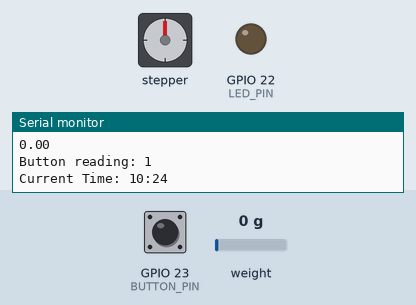
The sketch below on a simulated ESP32. Shown: stepper motor, output pins drawn as LEDs (lit = HIGH), the last lines printed to the serial monitor. Inputs (shaded band) come from the test bench; at power-on: GPIO 23 (BUTTON_PIN) HIGH, weight on the scale 0 g. WiFi joins after 1.5 s; servers stay silent unless stated; the local clock reads 2024-03-15 10:24:30 at power-on unless the sketch sets it; stepper angles assume 2048 steps per turn.

Above: at 3.2 s.
3.3 s: GPIO 23 (BUTTON_PIN) pulled LOW for 1.4 s
8.5 s: GPIO 23 (BUTTON_PIN) pulled LOW for 3.2 s
At 10.97 s:
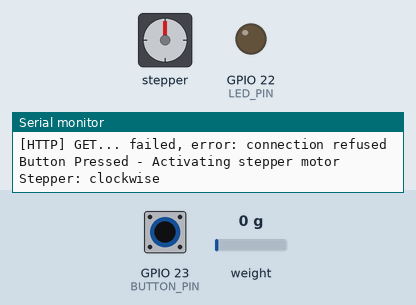
At 11.59 s:
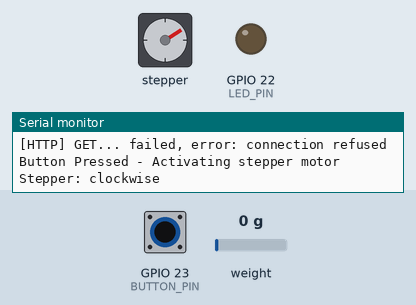
Timing chart, 0 to 16.3 s (numbered marks = the images above; inputs shaded):
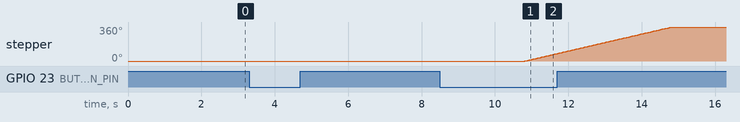

Measured:
- after the input at 8.5 s, stepper: turns 360° clockwise in 4.0 s, starting after 2.3 s

The sketch:

DierenHonger-ESP.ino
```cpp
#include <Arduino.h>
#include "WiFiConfig.h"
#include "ButtonHandler.h"
#include "ServerCommunication.h" // Include your server communication header
#include "HX711Handler.h"
#include "StepperMotorHandler.h"
#include "LEDControl.h"

#include <HTTPClient.h>          // Include HTTPClient
#include <ArduinoJson.h>         // Include ArduinoJson for JSON handling
#include <time.h>                // Include time.h for NTP time synchronization

#define BUTTON_PIN 23
#define LED_PIN 22

// Global variables
unsigned long lastHttpRequest = 0;
unsigned long httpInterval = 5000;  // Check LED state every 5 seconds
unsigned long lastWeightRequest = 0;
unsigned long weightInterval = 10000; // Send weight every 60 seconds
unsigned long lastFeedingCheck = 0; // Declare lastFeedingCheck
unsigned long feedingCheckInterval = 60000; // Declare feedingCheckInterval (e.g., 60 seconds)
HX711Handler scale(19, 18);

// State variables
bool feedingTriggered = false; // State variable to track if feeding has been triggered
String feedingTimes[3]; // Declare an array for feeding times (adjust size as needed)

String getCurrentTime() {
    struct tm timeinfo;
    if (!getLocalTime(&timeinfo)) {
        Serial.println("Failed to obtain time");
        return "00:00"; // Return default time if NTP fails
    }

    // Format time as HH:MM
    char timeString[6];
    strftime(timeString, sizeof(timeString), "%H:%M", &timeinfo);
    return String(timeString);
}


void setup() {
    pinMode(BUTTON_PIN, INPUT_PULLUP);
    pinMode(LED_PIN, OUTPUT);
    Serial.begin(115200);

    setupWiFi();
    scale.begin();
    setupStepperMotor();

    // Configure NTP for time synchronization
    int gmtOffset_sec = 2 * 3600;  // Offset for your timezone (UTC +2)
    int daylightOffset_sec = 0;    // Set to 3600 if daylight saving is active, otherwise 0

    configTime(gmtOffset_sec, daylightOffset_sec, "pool.ntp.org", "time.nist.gov"); // NTP servers

    // Wait for time to be synchronized
    struct tm timeinfo;
    if (!getLocalTime(&timeinfo)) {
        Serial.println("Failed to obtain time");
        return;
    }
}

void loop() {
    // Print the current time to the Serial Monitor every second
    String currentTime = getCurrentTime();
    Serial.println("Current Time: " + currentTime); // Added line to print current time

    // Check LED state every 5 seconds
    if (millis() - lastHttpRequest >= httpInterval) {
        get_remote_led_state();
        lastHttpRequest = millis();
    }

    // Fetch feeding times every minute
    if (millis() - lastFeedingCheck >= feedingCheckInterval) {
        fetchFeedingTimes();
        lastFeedingCheck = millis();
        feedingTriggered = false; // Reset when new feeding times are fetched
    }

// Check feeding times against current time (only compare HH:MM)
for (int i = 0; i < sizeof(feedingTimes) / sizeof(feedingTimes[0]); i++) {
    // Ensure the current time is an exact match and that feeding hasn't been triggered for this time
    if (currentTime == feedingTimes[i] && !feedingTriggered) {
        Serial.println("Feeding time matched: " + feedingTimes[i]);
        handleStepperMotorMovement();
        delay(5000); // Run motor for 5 seconds
        feedingTriggered = true; // Set state variable to true to prevent re-triggering
        lastFeedingCheck = millis(); // Set this to the current time so the motor doesn't re-trigger in the same minute
        break; // Exit loop after matching feeding time
    }
}

// After feeding has been triggered, reset the state for the next minute
if (millis() - lastFeedingCheck >= 60000) {  // 60 seconds later
    feedingTriggered = false;  // Reset to allow triggering for future feeding times
}

    // Read and print weight from the scale
    if (scale.isReady()) {
        float weight = scale.readWeight();
        Serial.println(weight);

        // Send weight data to the Raspberry Pi every 60 seconds
        if (millis() - lastWeightRequest >= weightInterval) {
            sendWeightToServer(weight);
            lastWeightRequest = millis();
        }
    }

    handleButtonPress();

    delay(1000); // Delay for 1 second to print time once per second
}

void fetchFeedingTimes() {
    if (wifiMulti.run() == WL_CONNECTED) {
        HTTPClient http;
        http.begin("http://rpi-offie.local:8000/feed-schedule/times");
        int httpCode = http.GET();
        if (httpCode > 0 && httpCode == HTTP_CODE_OK) {
            String payload = http.getString();
            // Example: Assume the response is a JSON array of strings
            DynamicJsonDocument doc(1024); // Adjust size as necessary
            deserializeJson(doc, payload);
            for (int i = 0; i < doc.size() && i < 3; i++) {
                // Assuming feeding times are returned in "HH:MM:SS"
                String fullFeedingTime = doc[i].as<String>();
                feedingTimes[i] = fullFeedingTime.substring(0, 5); // Extract HH:MM
                Serial.println("Feeding time: " + feedingTimes[i]);
            }
        } else {
            Serial.printf("[HTTP] GET... failed, error: %s\n", http.errorToString(httpCode).c_str());
        }
        http.end();
    }
}
```

ButtonHandler.cpp
```cpp
#include "ButtonHandler.h"
#include "WiFiConfig.h"
#include "StepperMotorHandler.h"  // Include stepper motor handler
#include <HTTPClient.h>

int lastButtonState = HIGH;
int ledState = LOW;
unsigned long lastDebounceTime = 0;
unsigned long debounceDelay = 50;

void set_remote_button() {
    if (wifiMulti.run() == WL_CONNECTED) {
        HTTPClient http;
        http.begin("http://rpi-offie.local:8000/button_pressed");
        int httpCode = http.GET();
        if (httpCode > 0 && httpCode == HTTP_CODE_OK) {
            String payload = http.getString();
            Serial.println(payload);
        } else {
            Serial.printf("[HTTP] GET... failed, error: %s\n", http.errorToString(httpCode).c_str());
        }
        http.end();
    }
}

void handleButtonPress() {
    int reading = digitalRead(23);  // Read the button state
    Serial.print("Button reading: ");
    Serial.println(reading);  // Debugging button state

    if (reading != lastButtonState) {
        lastDebounceTime = millis();
        Serial.println("Button state changed.");
    }

    if ((millis() - lastDebounceTime) > debounceDelay) {
        if (reading == LOW && ledState == LOW) {  // Button pressed
            ledState = HIGH;
            set_remote_button();
            Serial.println("Button Pressed - Activating stepper motor");

            // Activate stepper motor to dispense food
            handleStepperMotorMovement();
            delay(5000);  // Adjust delay as needed
            Serial.println("Stepper motor activated");

        } else if (reading == HIGH && ledState == HIGH) {  // Button released
            ledState = LOW;
            Serial.println("Button Released - Motor off");
        }
    }
    lastButtonState = reading;
}
```

ButtonHandler.h
```cpp
// ButtonHandler.h

#ifndef BUTTONHANDLER_H
#define BUTTONHANDLER_H

#include <Arduino.h>

extern int lastButtonState;
extern int ledState;
extern unsigned long lastDebounceTime;
extern unsigned long debounceDelay;

void handleButtonPress();
void set_remote_button(); // Function to notify server about button press

#endif
```

HX711Handler.cpp
```cpp
#include "HX711Handler.h"

HX711Handler::HX711Handler(uint8_t dataPin, uint8_t clockPin) : _dataPin(dataPin), _clockPin(clockPin) {}

void HX711Handler::begin() {
    scale.begin(_dataPin, _clockPin);
    scale.set_scale(483.004944); // Adjust this as per your calibration
    scale.tare(20);            // Reset the scale to zero
}

float HX711Handler::readWeight() {
    if (scale.is_ready()) {
        return scale.get_units(1);  // Return the weight
    }
    return NAN;  // If not ready, return 'Not a Number'
}

bool HX711Handler::isReady() {
    return scale.is_ready();
}
```

HX711Handler.h
```cpp
#ifndef HX711_HANDLER_H
#define HX711_HANDLER_H

#include <Arduino.h>
#include "HX711.h"

class HX711Handler {
public:
    HX711Handler(uint8_t dataPin, uint8_t clockPin);

    void begin();
    float readWeight();
    bool isReady();

private:
    HX711 scale;
    uint8_t _dataPin;
    uint8_t _clockPin;
};

#endif
```

LEDControl.cpp
```cpp
#include "LEDControl.h"
#include "WiFiConfig.h"
#include <HTTPClient.h>

int led_state = 0;

void set_led(int led_state) {
    digitalWrite(22, led_state == 1 ? HIGH : LOW); // Set LED pin
}

void get_remote_led_state() {
    if (wifiMulti.run() == WL_CONNECTED) {
        HTTPClient http;
        http.begin("http://rpi-offie.local:8000/get_led_state");
        int httpCode = http.GET();
        if (httpCode > 0 && httpCode == HTTP_CODE_OK) {
            String payload = http.getString();
            led_state = payload.toInt();
            set_led(led_state);
            Serial.println(led_state);
        } else {
            Serial.printf("[HTTP] GET... failed, error: %s\n", http.errorToString(httpCode).c_str());
        }
        http.end();
    }
}
```

LEDControl.h
```cpp
// LEDControl.h

#ifndef LEDCONTROL_H
#define LEDCONTROL_H

#include <Arduino.h>

extern int led_state;

void set_led(int led_state);
void get_remote_led_state();

#endif
```

ServerCommunication.cpp
```cpp
#include "ServerCommunication.h"
#include <HTTPClient.h>

void sendWeightToServer(float weight) {
    if (WiFi.status() == WL_CONNECTED) {
        HTTPClient http;

        String weightStr = String((int)weight);

        String url = "http://rpi-offie.local:8000/weight/" + weightStr;
        http.begin(url);

        int httpResponseCode = http.GET();

        if (httpResponseCode > 0) {
            String response = http.getString();
            Serial.println("Response: " + response);
        } else {
            Serial.print("Error sending weight: ");
            Serial.println(httpResponseCode);
        }

        http.end();
    } else {
        Serial.println("WiFi not connected");
    }
}
```

ServerCommunication.h
```cpp
#ifndef SERVER_COMMUNICATION_H
#define SERVER_COMMUNICATION_H

#include <Arduino.h>
#include <WiFi.h>

void sendWeightToServer(float weight);

#endif
```

StepperMotorHandler.cpp
```cpp
#include "StepperMotorHandler.h"

// Reassigned ULN2003 Motor Driver Pins to avoid conflicts
#define IN1 16  // Driver pin for IN1
#define IN2 4   // Driver pin for IN2
#define IN3 5   // Driver pin for IN3
#define IN4 17  // Driver pin for IN4

Stepper myStepper(stepsPerRevolution, IN1, IN3, IN2, IN4);

unsigned long lastStepperMovement = 0;
unsigned long stepperInterval = 1000;  // Move stepper motor every 1 second

void setupStepperMotor() {
    Serial.begin(115200);  // Initialize serial communication
    myStepper.setSpeed(15);  // Set speed at 5 rpm
}

void handleStepperMotorMovement() {
    // Move stepper motor every 1 second
    if (millis() - lastStepperMovement >= stepperInterval) {
        Serial.println("Stepper: clockwise");
        myStepper.step(stepsPerRevolution);  // Move one revolution clockwise
        lastStepperMovement = millis();  // Update the last movement time
    }
}
```

StepperMotorHandler.h
```cpp
#ifndef STEPPERMOTORHANDLER_H
#define STEPPERMOTORHANDLER_H

#include <Arduino.h>
#include <Stepper.h>

// Declare constants and variables for the stepper motor
const int stepsPerRevolution = 2048;
extern unsigned long lastStepperMovement;
extern unsigned long stepperInterval;

void setupStepperMotor();
void handleStepperMotorMovement();

#endif
```

WiFiConfig.cpp
```cpp
#include "WiFiConfig.h"

WiFiMulti wifiMulti;

void setupWiFi() {
    wifiMulti.addAP("", ""); // Add your WiFi credentials ("wifihost", "password")
}
```

WiFiConfig.h
```cpp
// WiFiConfig.h

#ifndef WIFICONFIG_H
#define WIFICONFIG_H

#include <WiFi.h>
#include <WiFiMulti.h>

extern WiFiMulti wifiMulti; // Declare it externally so it can be used across files

void setupWiFi();

#endif
```
